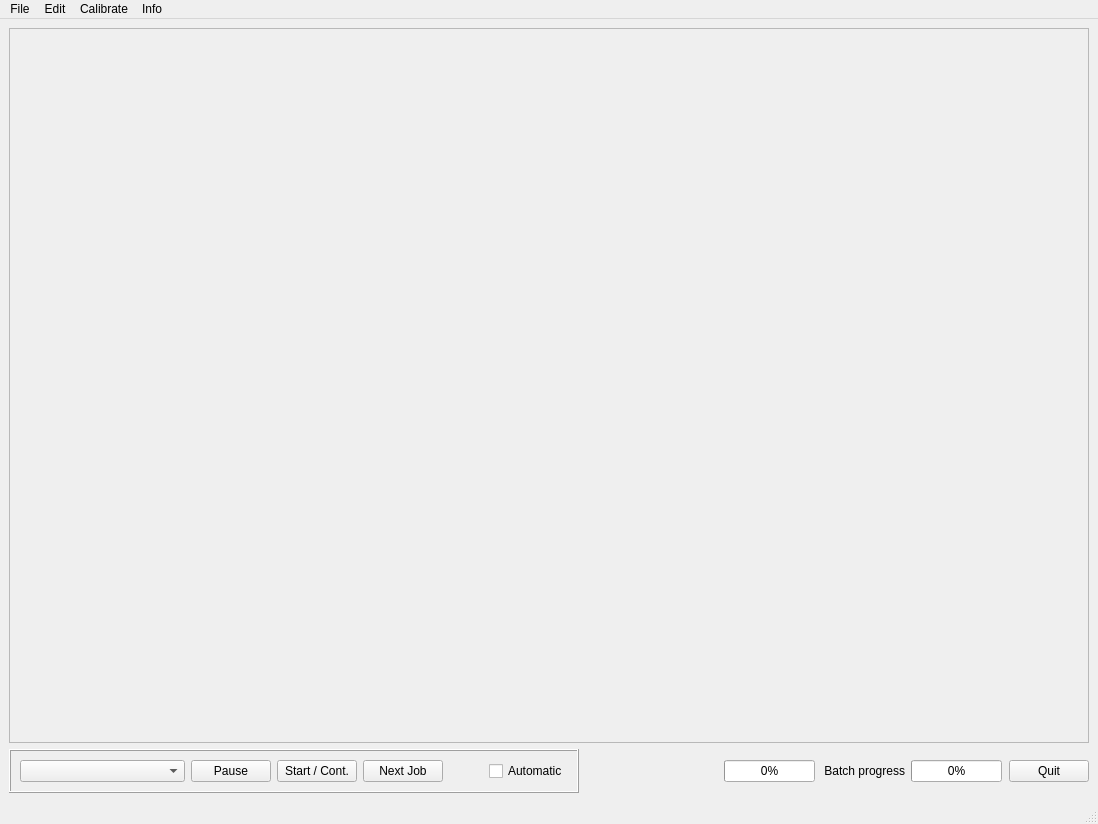
<?xml version="1.0" encoding="UTF-8"?>
<ui version="4.0">
 <class>MainWindow</class>
 <widget class="QMainWindow" name="MainWindow">
  <property name="geometry">
   <rect>
    <x>0</x>
    <y>0</y>
    <width>1098</width>
    <height>824</height>
   </rect>
  </property>
  <property name="windowTitle">
   <string>Planetary System Stacker</string>
  </property>
  <property name="locale">
   <locale language="English" country="UnitedStates"/>
  </property>
  <widget class="QWidget" name="centralwidget">
   <layout class="QVBoxLayout" name="verticalLayout_2" stretch="0,0">
    <item>
     <widget class="QFrame" name="frame">
      <property name="frameShape">
       <enum>QFrame::StyledPanel</enum>
      </property>
      <property name="frameShadow">
       <enum>QFrame::Raised</enum>
      </property>
     </widget>
    </item>
    <item>
     <layout class="QHBoxLayout" name="tool_line" stretch="0,3,5,12,3,3,12,1,0">
      <item>
       <widget class="QFrame" name="control_area">
        <property name="sizePolicy">
         <sizepolicy hsizetype="Preferred" vsizetype="Fixed">
          <horstretch>0</horstretch>
          <verstretch>0</verstretch>
         </sizepolicy>
        </property>
        <property name="frameShape">
         <enum>QFrame::Box</enum>
        </property>
        <property name="frameShadow">
         <enum>QFrame::Raised</enum>
        </property>
        <layout class="QHBoxLayout" name="horizontalLayout_3" stretch="0,0,0,0,0,0">
         <property name="rightMargin">
          <number>9</number>
         </property>
         <item>
          <widget class="QComboBox" name="comboBox_back">
           <property name="minimumSize">
            <size>
             <width>165</width>
             <height>0</height>
            </size>
           </property>
           <property name="toolTip">
            <string>Repeat starting from an earlier processing phase, or go back to the previous job.</string>
           </property>
           <property name="editable">
            <bool>false</bool>
           </property>
           <property name="currentText">
            <string/>
           </property>
           <property name="currentIndex">
            <number>-1</number>
           </property>
           <property name="maxVisibleItems">
            <number>14</number>
           </property>
          </widget>
         </item>
         <item>
          <widget class="QPushButton" name="pushButton_pause">
           <property name="toolTip">
            <string>Suspend job execution after the current step</string>
           </property>
           <property name="text">
            <string>Pause</string>
           </property>
          </widget>
         </item>
         <item>
          <widget class="QPushButton" name="pushButton_start">
           <property name="toolTip">
            <string>Start or continue job execution.</string>
           </property>
           <property name="text">
            <string>Start / Cont.</string>
           </property>
           <property name="icon">
            <iconset theme="SP_MediaPlay">
             <normaloff>C:/Python35/Lib/site-packages/pyqt5_tools</normaloff>C:/Python35/Lib/site-packages/pyqt5_tools</iconset>
           </property>
          </widget>
         </item>
         <item>
          <widget class="QPushButton" name="pushButton_next_job">
           <property name="toolTip">
            <string>Skip the remaining phases of the current job and start with the next one.</string>
           </property>
           <property name="text">
            <string>Next Job</string>
           </property>
          </widget>
         </item>
         <item>
          <spacer name="horizontalSpacer_4">
           <property name="orientation">
            <enum>Qt::Horizontal</enum>
           </property>
           <property name="sizeHint" stdset="0">
            <size>
             <width>40</width>
             <height>20</height>
            </size>
           </property>
          </spacer>
         </item>
         <item>
          <widget class="QCheckBox" name="box_automatic">
           <property name="toolTip">
            <string>Continue in automatic (batch) mode.</string>
           </property>
           <property name="text">
            <string>Automatic</string>
           </property>
          </widget>
         </item>
        </layout>
       </widget>
      </item>
      <item>
       <spacer name="horizontalSpacer">
        <property name="orientation">
         <enum>Qt::Horizontal</enum>
        </property>
        <property name="sizeHint" stdset="0">
         <size>
          <width>40</width>
          <height>20</height>
         </size>
        </property>
       </spacer>
      </item>
      <item>
       <widget class="QLabel" name="label_current_progress">
        <property name="minimumSize">
         <size>
          <width>130</width>
          <height>0</height>
         </size>
        </property>
        <property name="text">
         <string/>
        </property>
        <property name="alignment">
         <set>Qt::AlignRight|Qt::AlignTrailing|Qt::AlignVCenter</set>
        </property>
       </widget>
      </item>
      <item>
       <widget class="QProgressBar" name="progressBar_current">
        <property name="value">
         <number>0</number>
        </property>
       </widget>
      </item>
      <item>
       <spacer name="horizontalSpacer_2">
        <property name="orientation">
         <enum>Qt::Horizontal</enum>
        </property>
        <property name="sizeHint" stdset="0">
         <size>
          <width>40</width>
          <height>20</height>
         </size>
        </property>
       </spacer>
      </item>
      <item>
       <widget class="QLabel" name="label_batch_progress">
        <property name="text">
         <string>Batch progress</string>
        </property>
        <property name="alignment">
         <set>Qt::AlignRight|Qt::AlignTrailing|Qt::AlignVCenter</set>
        </property>
       </widget>
      </item>
      <item>
       <widget class="QProgressBar" name="progressBar_batch">
        <property name="value">
         <number>0</number>
        </property>
       </widget>
      </item>
      <item>
       <spacer name="horizontalSpacer_3">
        <property name="orientation">
         <enum>Qt::Horizontal</enum>
        </property>
        <property name="sizeHint" stdset="0">
         <size>
          <width>40</width>
          <height>20</height>
         </size>
        </property>
       </spacer>
      </item>
      <item>
       <widget class="QPushButton" name="pushButton_quit">
        <property name="toolTip">
         <string>Exit the program. The current configuration will be saved for the next run.</string>
        </property>
        <property name="text">
         <string>Quit</string>
        </property>
       </widget>
      </item>
     </layout>
    </item>
   </layout>
  </widget>
  <widget class="QMenuBar" name="menubar">
   <property name="geometry">
    <rect>
     <x>0</x>
     <y>0</y>
     <width>1098</width>
     <height>21</height>
    </rect>
   </property>
   <widget class="QMenu" name="menuFile">
    <property name="title">
     <string>File</string>
    </property>
    <addaction name="actionLoad_video_directory"/>
    <addaction name="separator"/>
    <addaction name="actionSave"/>
    <addaction name="actionSave_as"/>
    <addaction name="separator"/>
    <addaction name="actionLoad_config"/>
    <addaction name="actionSave_config"/>
    <addaction name="separator"/>
    <addaction name="actionQuit"/>
   </widget>
   <widget class="QMenu" name="menuEdit">
    <property name="title">
     <string>Edit</string>
    </property>
    <addaction name="actionEdit_configuration"/>
   </widget>
   <widget class="QMenu" name="menuCalibrate">
    <property name="title">
     <string>Calibrate</string>
    </property>
    <addaction name="actionDe_activate_master_frames"/>
    <addaction name="separator"/>
    <addaction name="actionLoad_master_dark_frame"/>
    <addaction name="actionLoad_master_flat_frame"/>
    <addaction name="separator"/>
    <addaction name="actionCreate_new_master_dark_frame"/>
    <addaction name="actionCreate_new_master_flat_frame"/>
   </widget>
   <widget class="QMenu" name="menuAbout_PSS">
    <property name="title">
     <string>Info</string>
    </property>
    <addaction name="actionAbout"/>
    <addaction name="actionShow_Quickstart"/>
   </widget>
   <addaction name="menuFile"/>
   <addaction name="menuEdit"/>
   <addaction name="menuCalibrate"/>
   <addaction name="menuAbout_PSS"/>
  </widget>
  <widget class="QStatusBar" name="statusBar"/>
  <action name="actionLoad_video_directory">
   <property name="text">
    <string>Open</string>
   </property>
  </action>
  <action name="actionLoad_config">
   <property name="text">
    <string>Load configuration</string>
   </property>
   <property name="toolTip">
    <string>Load configuration from &quot;.pss&quot; file</string>
   </property>
  </action>
  <action name="actionSave_config">
   <property name="text">
    <string>Save configuration</string>
   </property>
   <property name="toolTip">
    <string>Save configuration to &quot;.pss&quot; file</string>
   </property>
  </action>
  <action name="actionLoad_postproc_config">
   <property name="text">
    <string>Load postproc config</string>
   </property>
  </action>
  <action name="actionSave_postproc_config">
   <property name="text">
    <string>Save postproc config</string>
   </property>
  </action>
  <action name="actionSave">
   <property name="text">
    <string>Save</string>
   </property>
  </action>
  <action name="actionSave_as">
   <property name="text">
    <string>Save as</string>
   </property>
  </action>
  <action name="actionQuit">
   <property name="text">
    <string>Quit</string>
   </property>
  </action>
  <action name="actionEdit_configuration">
   <property name="text">
    <string>Edit configuration</string>
   </property>
  </action>
  <action name="actionEdit_postproc_config">
   <property name="text">
    <string>Edit postproc config</string>
   </property>
  </action>
  <action name="actionDe_activate_master_frames">
   <property name="text">
    <string>De-activate master frames</string>
   </property>
  </action>
  <action name="actionLoad_master_dark_frame">
   <property name="text">
    <string>Load master dark frame</string>
   </property>
  </action>
  <action name="actionLoad_master_flat_frame">
   <property name="text">
    <string>Load master flat frame</string>
   </property>
  </action>
  <action name="actionCreate_new_master_dark_frame">
   <property name="text">
    <string>Create new master dark frame</string>
   </property>
  </action>
  <action name="actionCreate_new_master_flat_frame">
   <property name="text">
    <string>Create new master flat frame</string>
   </property>
  </action>
  <action name="actionAbout">
   <property name="text">
    <string>About PSS</string>
   </property>
  </action>
  <action name="actionShow_Quickstart">
   <property name="checkable">
    <bool>true</bool>
   </property>
   <property name="checked">
    <bool>true</bool>
   </property>
   <property name="text">
    <string>Show quickstart</string>
   </property>
  </action>
 </widget>
 <resources/>
 <connections/>
</ui>
